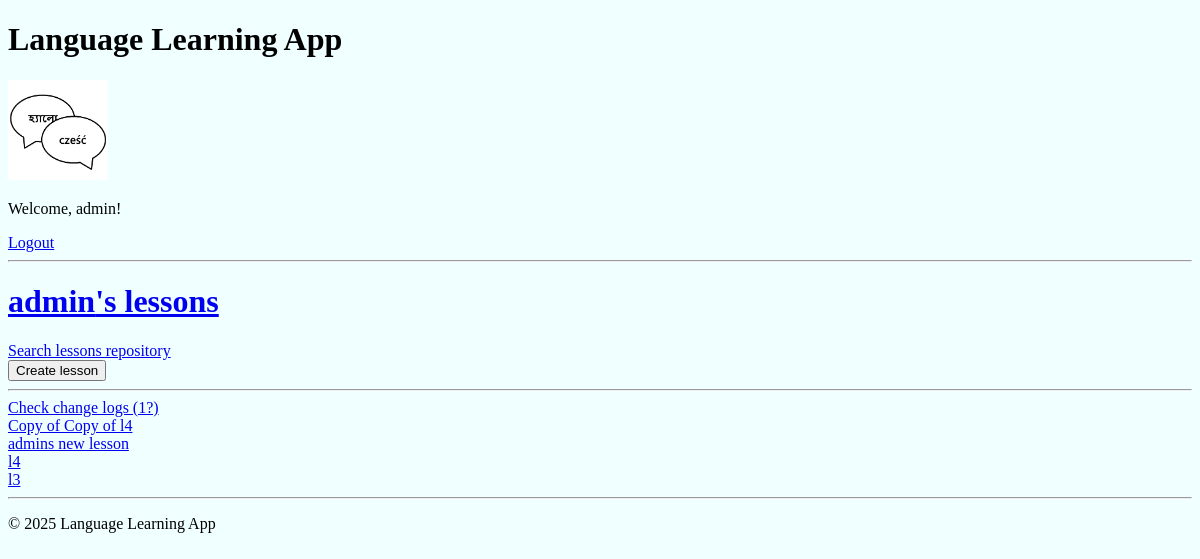
Before: /my-lessons/1/ (signed in) with the older database file.
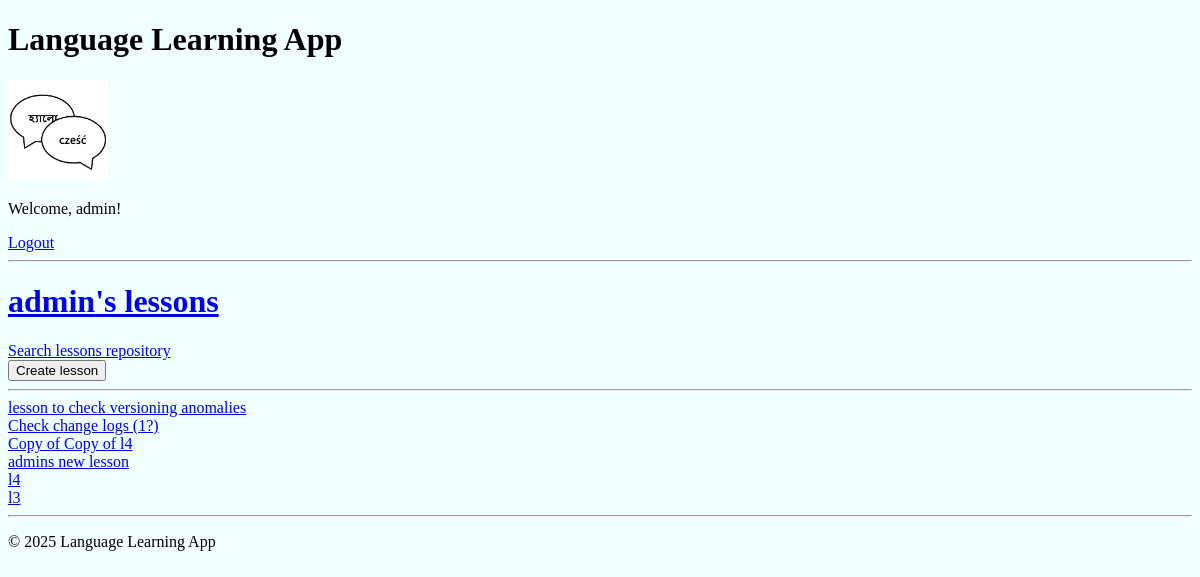
After: the same page with the newer database file.
### base/models.py (models this page shows, shortened)
class UserLesson(models.Model):
    user = models.ForeignKey(User, on_delete=models.CASCADE)
    lesson = models.ForeignKey(Lesson, on_delete=models.CASCADE)
    target_progress = models.IntegerField(default=3)
    class Meta:
        unique_together = ("user", "lesson")

class Lesson(models.Model):
    title = models.CharField(max_length=255)
    description = models.TextField()
    prompt_language = models.ForeignKey(
        Language, on_delete=models.CASCADE, related_name="prompt_lessons"
    )
    translation_language = models.ForeignKey(
        Language, on_delete=models.CASCADE, related_name="translation_lessons"
    )
    author = models.ForeignKey(
        User,
        on_delete=models.CASCADE,
        related_name="authored_lessons",
    )
    changes_log = models.TextField(
        blank=True, help_text="Log of changes made to this lesson."
    )
    access_type = models.ForeignKey(AccessType, on_delete=models.PROTECT, default=1)
    original_lesson = models.ForeignKey(
        "self", null=True, blank=True, on_delete=models.SET_NULL
    )
    updated = models.DateTimeField(auto_now=True)
    created = models.DateTimeField(auto_now_add=True)

### base/views.py (the view)
# urls.py: path("my-lessons/<str:pk>/", views.myLessons, name="my-lessons"),
@login_required(login_url="login")
def myLessons(request, pk):
    user = User.objects.get(id=pk)
    if request.user.id != user.id and request.user.is_superuser == False:
        return HttpResponse("You are not allowed here!")
    user_lessons = UserLesson.objects.filter(user=user).order_by("-id")
    context = {
        "user": user,
        "my_lessons": user_lessons,
    }
    return render(request, "base/my_lessons.html", context)

### base/templates/base/my_lessons.html
{% extends "main.html" %}
{% block content %}
<h1><a href="{% url 'my-lessons' user.id %}">{{user.username}}'s lessons</a></h1>
<a href="{% url 'lessons-repository' %}">Search lessons repository</a>
<br>
<a href="{% url 'create-lesson' %}">
    <button type="button">Create lesson</button>
</a>
<hr>
<div class="my-lessons-container">
    <div>
    {% for my_lesson in my_lessons %}
        <div>
            <a href="{% url 'my-lesson-details' my_lesson.id %}">{{ my_lesson.lesson.title }}</a>
        </div>
    {% endfor %}
</div>
{% endblock content %}

### templates/main.html (shortened to what this page needs)
<!DOCTYPE html>
{% load static %}
<html>
<head>
    <link rel="stylesheet" type="text/css" media="screen" href="{% static 'styles/main.css' %}">
</head>
<body>
    <header>
        <h1>Language Learning App</h1>
    {% include 'navbar.html' %}
    </header>
    {% block content %}
    {% endblock %}
    <footer>
        <hr>
        <p>&copy; 2025 Language Learning App</p>
    </footer>
</html>

### templates/navbar.html
{% load static %}
<a href="/">
    <img src="{% static 'images/logo.png' %}" alt="Home" style="height: 100px;">
</a>
<br>
{% if user.is_authenticated %}
    <p>Welcome, {{ user.username }}!</p>
    <a href="{% url 'logout' %}">Logout</a>
{% else %}
    <a href="{% url 'login' %}">Login</a>
{% endif %}
<hr>

### static/styles/main.css (style rules this page uses)
body { background-color: azure; }

Changed rows visible on the page:
added UserLesson: lesson "lesson to check versioning anomalies"
